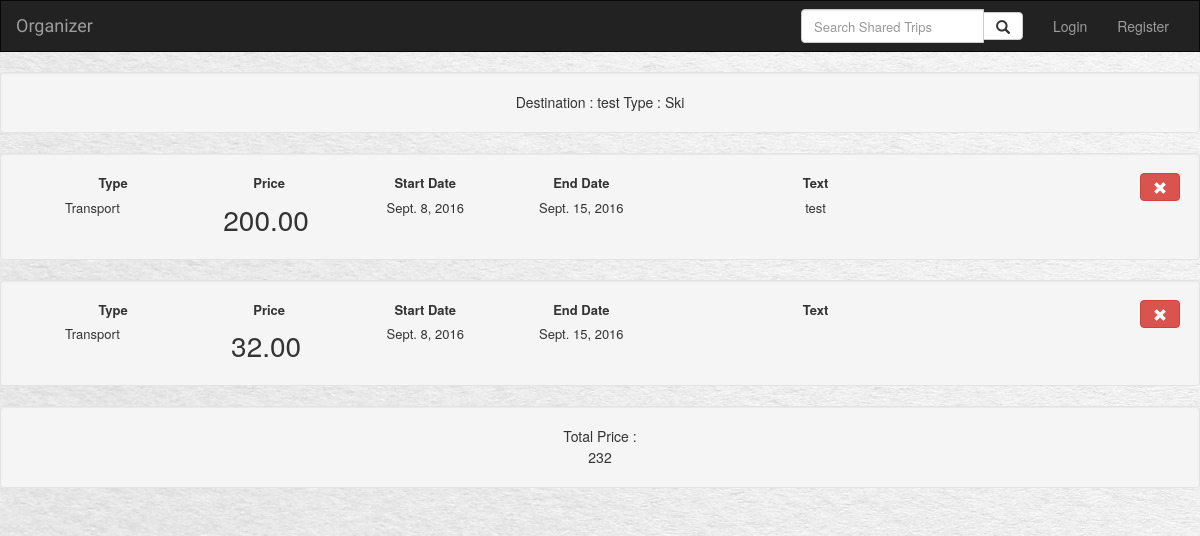
The page /organizer/trip/9/add_flight on the database its author committed.
### organizer/models.py (models this page shows, shortened)
class NewTrip(models.Model):
	user = models.ForeignKey(User, default=1)
	shared = models.BooleanField(default=False)
	destination = models.CharField(max_length=200)
	startDate = models.DateField(null=True, blank=True)
	endDate = models.DateField(null=True, blank=True)
	trip_picture = models.ImageField(null=True, blank=True)
	trip_type = models.ForeignKey(TripType, default=DEFAULT_TRIP_TYPE, on_delete=models.SET_DEFAULT, blank=True)

class TripType(models.Model):
	type_name = models.CharField(max_length=20)
	def __str__(self):
		return self.type_name

class Node(models.Model):
	type = models.ForeignKey(NodeType, default=DEFAULT_TRIP_TYPE, on_delete=models.SET_DEFAULT, blank=True)
	startDate = models.DateField(null=True, blank=True)
	endDate = models.DateField(null=True, blank=True)
	price = models.DecimalField(max_digits=10, decimal_places=2, null=True, blank=True)
	trip = models.ForeignKey(NewTrip, default=None, on_delete=models.SET_DEFAULT, blank=True, null=True)
	text = models.CharField(max_length=1000)
	lat = models.DecimalField(null = True, max_digits=9, decimal_places=6)
	lng = models.DecimalField(null = True, max_digits=9, decimal_places=6)
	departure_lat = models.DecimalField(null = True, max_digits=9, decimal_places=6)
	departure_lng = models.DecimalField(null = True, max_digits=9, decimal_places=6)
	arrival_lat = models.DecimalField(null = True, max_digits=9, decimal_places=6)
	arrival_lng = models.DecimalField(null = True, max_digits=9, decimal_places=6)
	sequance_in_trip = models.IntegerField(null=True)

class NodeType(models.Model):
	type_name = models.CharField(max_length=20)
	def __str__(self):
		return self.type_name

### organizer/views.py (the view)
# urls.py: url(r'^trip/(?P<trip_id>[0-9]+)/add_flight$', views.add_flight, name='add_flight'),
def add_flight(request, trip_id):
	if not request.user.is_authenticated():
		trip = get_object_or_404(NewTrip, pk=trip_id)
		nodes = Node.objects.filter(trip=trip.pk)
		return render(request, 'organizer/new_details.html', {'trip' : trip, 'nodes': nodes})
	node = Node()
	node.trip = NewTrip.objects.get(id=trip_id)
	node.save()
	return redirect(reverse('organizer:detail', kwargs={'trip_id' :   trip_id}), request)

### organizer/templates/organizer/new_details.html (shortened to what this page needs)
{% extends 'organizer/base.html'%}
{% block body %}
	<div class="container-fluid">
		<div class="row">
				<div class="col-xs-12 well">
					Destination : {{ trip.destination }}
					Type : {{ trip.trip_type }}
				</div>
		</div>
		{% for node in nodes %}
		<div class="row">
			<div class="col-xs-12 well fitText">
				<div class="btn-toolbar pull-right">
					<form action="{% url 'organizer:node_delete' trip.id %}" method="post">
						<button type="submit" class="btn btn-danger  "/><span class="glyphicon glyphicon-remove"></span>
					</form>
				</div>
				<div class="details col-xs-12 col-sm-10 ">
					<div class="col-xs-12 col-sm-2">
						<label class="col-xs-6 col-sm-12">Type</label><div class="col-xs-6 col-xs-12">{{ node.type }}</div>
					</div>
					<div class="col-xs-12 col-sm-2">
						<label class="col-xs-6 col-sm-12"> Price</label>  <div class="price col-xs-6 col-sm-12" >{{ node.price }}</div>
					</div>
					<div class="col-xs-12 col-sm-2">
						<label class="col-xs-6 col-sm-12 "><span class="text-nowrap">Start Date</span></label> <div class="col-xs-6 col-sm-12 "><span class="text-nowrap">{{ node.startDate }}</span></div>
					</div>
					<div class="col-xs-12 col-sm-2">
						<label class="text-center col-xs-6 col-sm-12"><span class="text-nowrap">End Date</span></label> <div class="col-xs-6 col-sm-12 "><span class="text-nowrap">{{ node.endDate }}</span></div>
					</div>
					<div class="col-xs-12 col-sm-4">
					<p>
						<label class="col-xs-6 col-sm-12">Text</label>  <div class="col-xs-6 col-sm-12">{{ node.text }}</div>
					</p>
					</div>
				</div>
			</div>
		</div>
		{% endfor %}
		<div class="row">
			<div id="total" class="well col-xs-12">
				Total Price :
				<div id="totalSum">
				</div>
			</div>
		</div>
	</div>
{% endblock %}

### organizer/static/organizer/style.css (style rules this page uses)
body { background: white url("image/paper_background.jpg"); padding-bottom: 20px; }
.fitText { font-size: 13px; }
.col-sm-2 { border: 0px; margin: 0px; }
label, div { display: block; text-align: center; line-height: 150%; }
.price { font-size: 28px; width: 120px; }

### rows shown on the page
NewTrip: destination "test", trip_type "Ski"
Node: type "Transport", price "200.00", startDate "Sept. 8, 2016", endDate "Sept. 15, 2016", text "test"
Node: type "Transport", price "32.00", startDate "Sept. 8, 2016", endDate "Sept. 15, 2016"
